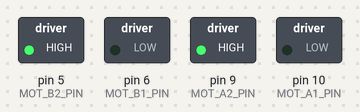
A sketch run on a simulated Arduino Uno, built with avr-gcc and run on an emulated ATmega328P. On the bench: switched loads named in the sketch (green lamp = pin HIGH). What the sketch prints to the serial monitor is not drawn.

Above: at 0.1 s.
Timing chart, 0 to 1.6 s (numbered marks = the images above):
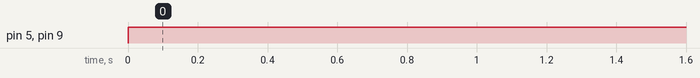

The sketch:

ArdunioRCcar.ino
```cpp
// Define the control inputs
#define MOT_A1_PIN 10
#define MOT_A2_PIN 9
#define MOT_B1_PIN 6
#define MOT_B2_PIN 5

void setup(void)
{
  // Set all the motor control inputs to OUTPUT
  pinMode(MOT_A1_PIN, OUTPUT);
  pinMode(MOT_A2_PIN, OUTPUT);
  pinMode(MOT_B1_PIN, OUTPUT);
  pinMode(MOT_B2_PIN, OUTPUT);

  // Turn off motors - Initial state
  digitalWrite(MOT_A1_PIN, LOW);
  digitalWrite(MOT_A2_PIN, LOW);
  digitalWrite(MOT_B1_PIN, LOW);
  digitalWrite(MOT_B2_PIN, LOW);

  // Initialize the serial UART at 9600 baud
  Serial.begin(9600);
}

void loop(void)
{
  // Generate a fixed motion sequence to demonstrate the motor modes.

  // Ramp speed up.

  // Full speed forward.
  spin_and_wait(255,255,9000);


}

/// Set the current on a motor channel using PWM and directional logic.
///
/// \param pwm    PWM duty cycle ranging from -255 full reverse to 255 full forward
/// \param IN1_PIN  pin number xIN1 for the given channel
/// \param IN2_PIN  pin number xIN2 for the given channel
void set_motor_pwm(int pwm, int IN1_PIN, int IN2_PIN)
{
  if (pwm < 0) {  // reverse speeds
    analogWrite(IN1_PIN, -pwm);
    digitalWrite(IN2_PIN, LOW);

  } else { // stop or forward
    digitalWrite(IN1_PIN, LOW);
    analogWrite(IN2_PIN, pwm);
  }
}

/// Set the current on both motors.
///
/// \param pwm_A  motor A PWM, -255 to 255
/// \param pwm_B  motor B PWM, -255 to 255
void set_motor_currents(int pwm_A, int pwm_B)
{
  set_motor_pwm(pwm_A, MOT_A1_PIN, MOT_A2_PIN);
  set_motor_pwm(pwm_B, MOT_B1_PIN, MOT_B2_PIN);

  // Print a status message to the console.
  Serial.print("Set motor A PWM = ");
  Serial.print(pwm_A);
  Serial.print(" motor B PWM = ");
  Serial.println(pwm_B);
}

/// Simple primitive for the motion sequence to set a speed and wait for an interval.
///
/// \param pwm_A  motor A PWM, -255 to 255
/// \param pwm_B  motor B PWM, -255 to 255
/// \param duration delay in milliseconds
void spin_and_wait(int pwm_A, int pwm_B, int duration)
{
  set_motor_currents(pwm_A, pwm_B);
  delay(duration);
}
```

Measured:
- by itself, pin 5 (MOT_B2_PIN), pin 9 (MOT_A2_PIN): LOW → HIGH at 0.00 s
